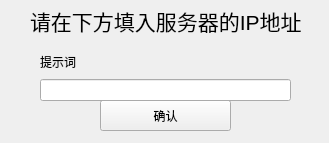
<?xml version="1.0" encoding="UTF-8"?>
<ui version="4.0">
 <class>NetWorkSetting</class>
 <widget class="QWidget" name="NetWorkSetting">
  <property name="geometry">
   <rect>
    <x>0</x>
    <y>0</y>
    <width>329</width>
    <height>143</height>
   </rect>
  </property>
  <property name="windowTitle">
   <string>Form</string>
  </property>
  <widget class="QPushButton" name="confirm">
   <property name="geometry">
    <rect>
     <x>100</x>
     <y>100</y>
     <width>131</width>
     <height>31</height>
    </rect>
   </property>
   <property name="text">
    <string>确认</string>
   </property>
  </widget>
  <widget class="QLabel" name="label">
   <property name="geometry">
    <rect>
     <x>30</x>
     <y>0</y>
     <width>271</width>
     <height>41</height>
    </rect>
   </property>
   <property name="font">
    <font>
     <pointsize>16</pointsize>
     <bold>false</bold>
    </font>
   </property>
   <property name="text">
    <string>请在下方填入服务器的IP地址</string>
   </property>
  </widget>
  <widget class="QWidget" name="">
   <property name="geometry">
    <rect>
     <x>40</x>
     <y>50</y>
     <width>251</width>
     <height>51</height>
    </rect>
   </property>
   <layout class="QVBoxLayout" name="verticalLayout">
    <item>
     <widget class="QLabel" name="netWorkStatus">
      <property name="text">
       <string>提示词</string>
      </property>
     </widget>
    </item>
    <item>
     <widget class="QLineEdit" name="ipAddress"/>
    </item>
   </layout>
  </widget>
 </widget>
 <resources/>
 <connections/>
</ui>
